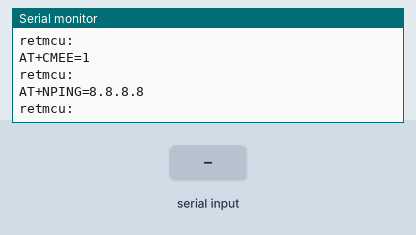
Bench run of a sketch on a simulated Arduino Uno, built with avr-gcc and run on an emulated ATmega328P. Parts: the last lines printed to the serial monitor. The test bench sets the inputs (shaded band).

Above: at 17.2 s.
17.3 s: "1" received over Serial
At 19.5 s:
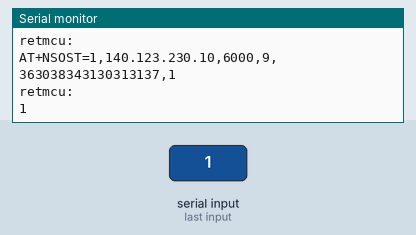
20.3 s: "0" received over Serial
At 22.9 s:
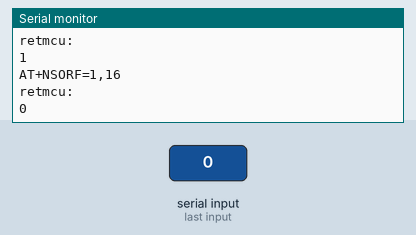
23.3 s: "2" received over Serial
At 24.8 s:
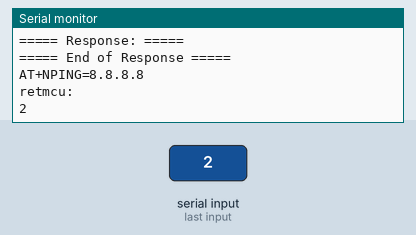

The sketch:

test.ino
```cpp
#include <string.h>
#include <stdio.h>
static char retmcu[256] = {'\0'};

// 只適用於字串為 0-9, A-F
int hex_to_int(char c){
        int first = c / 16 - 3;
        int second = c % 16;
        int result = first*10 + second;
        if(result > 9) result--;
        return result;
}

// printf 的 %c 可以直接吃數字，並印出相對的 ascii
// 因為 hex string 為兩兩一組且為16進制，所以要算出他在10進制的總和，並回傳
int hex_to_ascii(char c, char d){
        int high = hex_to_int(c) * 16;
        int low = hex_to_int(d);
        return high+low;
}

void setup() {
    Serial.begin(9600);
    Serial.println("Starting ...... ");
    Serial.println("Waitiing for ue attach ...... ");
    delay(10000);
    serial_read();
    delay(1000);

    Serial.println("AT+NSOCR=DGRAM,17,0,1");
    serial_read();
    delay(1000);

    Serial.println("AT+CMEE=1");
    serial_read();
    delay(1000);
}

void loop() {
    // 測試連線是否正常
    Serial.println("AT+NPING=8.8.8.8");
    serial_read();
    delay(1000);

    // Send data by UDP socket
    snprintf(retmcu, sizeof(retmcu), "AT+NSOST=1,140.123.230.10,6000,9,363038343130313137,1");
    Serial.println(retmcu);
    serial_read();
    delay(1000);

    // Receive data from UDP server
    Serial.println("AT+NSORF=1,16");
    delay(1000);
    serial_read();
    delay(1000);

    // 字串分割，把收到的 response 裡面的 payload 取出來
    char* response[6] ;
    char* s = strtok(retmcu, ",");
    int i=0;
    while(s)
    {
      response[i] = s;
      s = strtok(NULL, ",");
      i++;
    }

    // 接收 UDP server 的 response，並且將 hex string 轉換成 ascii string
    Serial.println("===== Response: =====");
    char* response_data = response[4];
    int length = strlen(response_data);
    char buf = 0;
    for(i = 0; i < length; i++){
            if(i % 2 != 0){
                    snprintf(retmcu, sizeof(retmcu), "%c", hex_to_ascii(buf, response_data[i]));
                    Serial.print(retmcu);
            }else{
                    buf = response_data[i];
            }
    }
    Serial.println("\n===== End of Response =====");

}

void serial_read(){
    int i = 0;
    memset(retmcu, 0, sizeof(retmcu));
    //Waits for the transmission of outgoing serial data to complete.
    Serial.flush();
    //Waits for respones
    delay(1000);
    while(Serial.available() && i < sizeof(retmcu) - 1) {
        retmcu[i] = Serial.read();//read return's value and strage in this array
        i++;
    }

    // for debug
    Serial.println("retmcu: ");
    Serial.println(retmcu);
}
```

Measured:
- after the input at 17.3 s, the serial monitor: prints a new line after 1.8 s (image 1)
- after the input at 20.3 s, the serial monitor: prints a new line after 1.8 s (image 2)
- after the input at 23.3 s, the serial monitor: prints a new line after 0.90 s (image 3)
